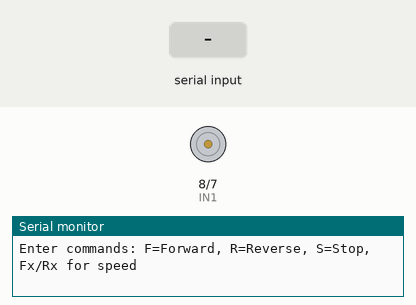
Recording of a sketch running on a simulated Arduino Uno, built with avr-gcc and run on an emulated ATmega328P. Shown: motor-driver pin pairs drawn as motors (green arrow = first pin HIGH = forward, orange = second pin HIGH = backward, longer = more drive, scaled by the enable pin), the last lines printed to the serial monitor. Inputs (shaded band) come from the test bench.

Above: at 1.2 s.
1.3 s: "F90\n" received over Serial
At 1.9 s:
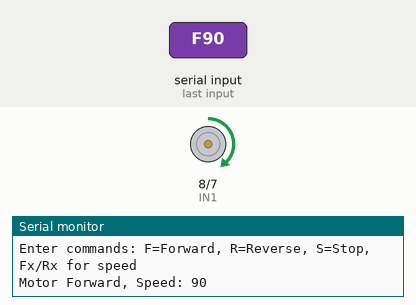
2.8 s: "R90\n" received over Serial
At 4.0 s:
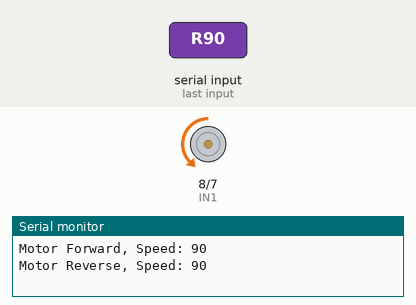
4.3 s: "S90\n" received over Serial
At 5.4 s:
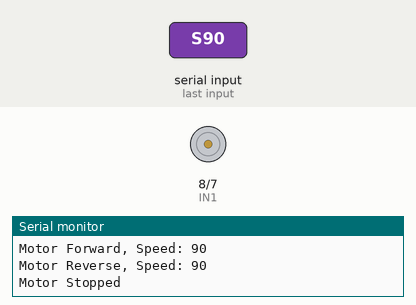
5.8 s: "F,45\n" received over Serial
7.3 s: "R,45\n" received over Serial
8.8 s: "F\n" received over Serial
At 9.9 s:
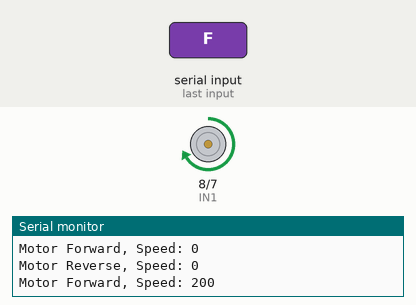
Timing chart, 0 to 11.3 s (numbered marks = the images above; inputs shaded):
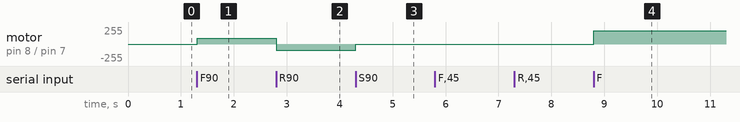

Measured:
- after the input at 1.3 s, motor on pin 8 (IN1) / pin 7 (IN2): stopped → forward 90/255 at once
- after the input at 2.8 s, motor on pin 8 (IN1) / pin 7 (IN2): forward 90/255 → backward 90/255 at once
- after the input at 4.3 s, motor on pin 8 (IN1) / pin 7 (IN2): backward 90/255 → stopped at once
- after the input at 8.8 s, motor on pin 8 (IN1) / pin 7 (IN2): stopped → forward 200/255 at once

The sketch:

code.ino
```cpp
//dc motor with control from serial monitor
#define ENA 9
#define IN1 8
#define IN2 7

String input = "";

void setup() {
  pinMode(ENA, OUTPUT);
  pinMode(IN1, OUTPUT);
  pinMode(IN2, OUTPUT);
  Serial.begin(9600);
  Serial.println("Enter commands: F=Forward, R=Reverse, S=Stop, Fx/Rx for speed");
}

void loop() {
  if (Serial.available()) {
    input = Serial.readStringUntil('\n');
    input.trim();
    if (input.length() > 0) {
      char cmd = toupper(input.charAt(0));
      int speed = 200;
      if (input.length() > 1) {
        speed = input.substring(1).toInt();
        if (speed < 0) speed = 0;
        if (speed > 255) speed = 255;
      }
      if (cmd == 'F') {
        digitalWrite(IN1, HIGH);
        digitalWrite(IN2, LOW);
        analogWrite(ENA, speed);
        Serial.print("Motor Forward, Speed: ");
        Serial.println(speed);
      } else if (cmd == 'R') {
        digitalWrite(IN1, LOW);
        digitalWrite(IN2, HIGH);
        analogWrite(ENA, speed);
        Serial.print("Motor Reverse, Speed: ");
        Serial.println(speed);
      } else if (cmd == 'S') {
        digitalWrite(IN1, LOW);
        digitalWrite(IN2, LOW);
        Serial.println("Motor Stopped");
      } else {
        Serial.println("Invalid Command");
      }
    }
  }
}
```
